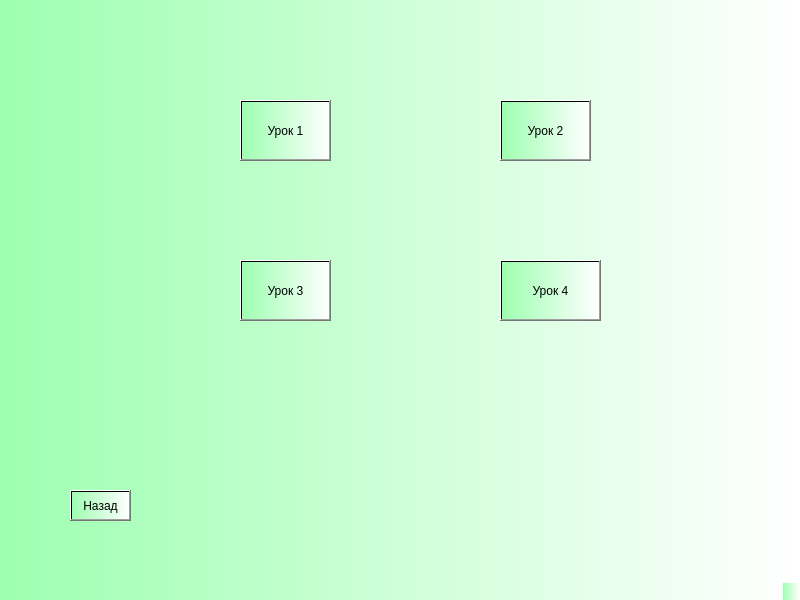
<?xml version="1.0" encoding="UTF-8"?>
<ui version="4.0">
 <class>MainWindow</class>
 <widget class="QMainWindow" name="MainWindow">
  <property name="geometry">
   <rect>
    <x>0</x>
    <y>0</y>
    <width>800</width>
    <height>600</height>
   </rect>
  </property>
  <property name="windowTitle">
   <string>MainWindow</string>
  </property>
  <property name="styleSheet">
   <string notr="true">background-color: qlineargradient(spread:pad, x1:0, y1:0, x2:1, y2:0, stop:0 rgba(157, 255, 176, 255), stop:1 rgba(255, 255, 255, 255));</string>
  </property>
  <widget class="QWidget" name="centralwidget">
   <widget class="QPushButton" name="lesson4">
    <property name="geometry">
     <rect>
      <x>500</x>
      <y>260</y>
      <width>101</width>
      <height>61</height>
     </rect>
    </property>
    <property name="text">
     <string>Урок 4</string>
    </property>
   </widget>
   <widget class="QPushButton" name="lesson2">
    <property name="geometry">
     <rect>
      <x>500</x>
      <y>100</y>
      <width>91</width>
      <height>61</height>
     </rect>
    </property>
    <property name="text">
     <string>Урок 2</string>
    </property>
   </widget>
   <widget class="QPushButton" name="lesson3">
    <property name="geometry">
     <rect>
      <x>240</x>
      <y>260</y>
      <width>91</width>
      <height>61</height>
     </rect>
    </property>
    <property name="text">
     <string>Урок 3</string>
    </property>
   </widget>
   <widget class="QPushButton" name="lesson1">
    <property name="geometry">
     <rect>
      <x>240</x>
      <y>100</y>
      <width>91</width>
      <height>61</height>
     </rect>
    </property>
    <property name="text">
     <string>Урок 1</string>
    </property>
   </widget>
   <widget class="QPushButton" name="Nazad">
    <property name="geometry">
     <rect>
      <x>70</x>
      <y>490</y>
      <width>61</width>
      <height>31</height>
     </rect>
    </property>
    <property name="text">
     <string>Назад</string>
    </property>
   </widget>
  </widget>
  <widget class="QMenuBar" name="menubar">
   <property name="geometry">
    <rect>
     <x>0</x>
     <y>0</y>
     <width>800</width>
     <height>18</height>
    </rect>
   </property>
  </widget>
  <widget class="QStatusBar" name="statusbar"/>
 </widget>
 <resources/>
 <connections/>
</ui>
